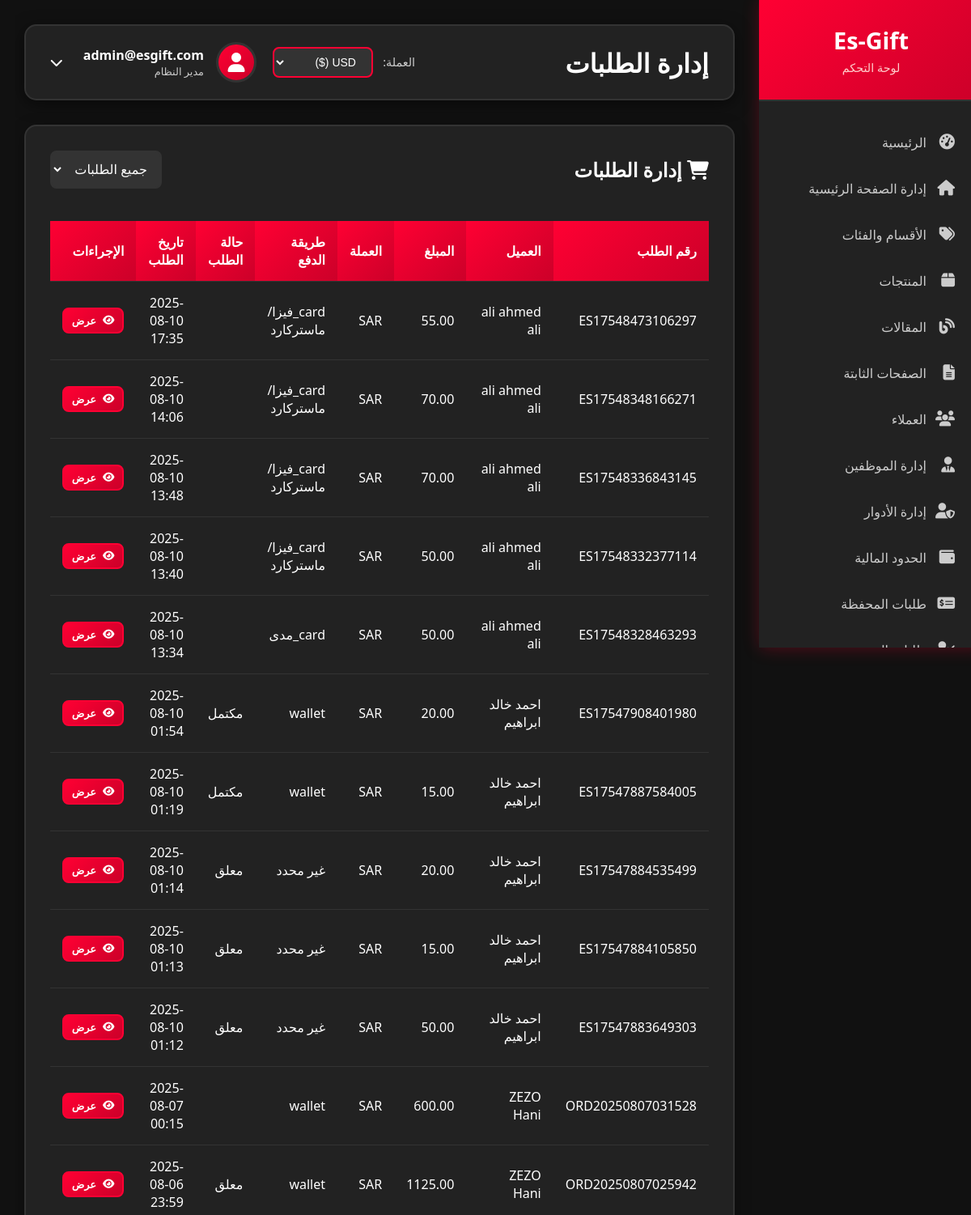
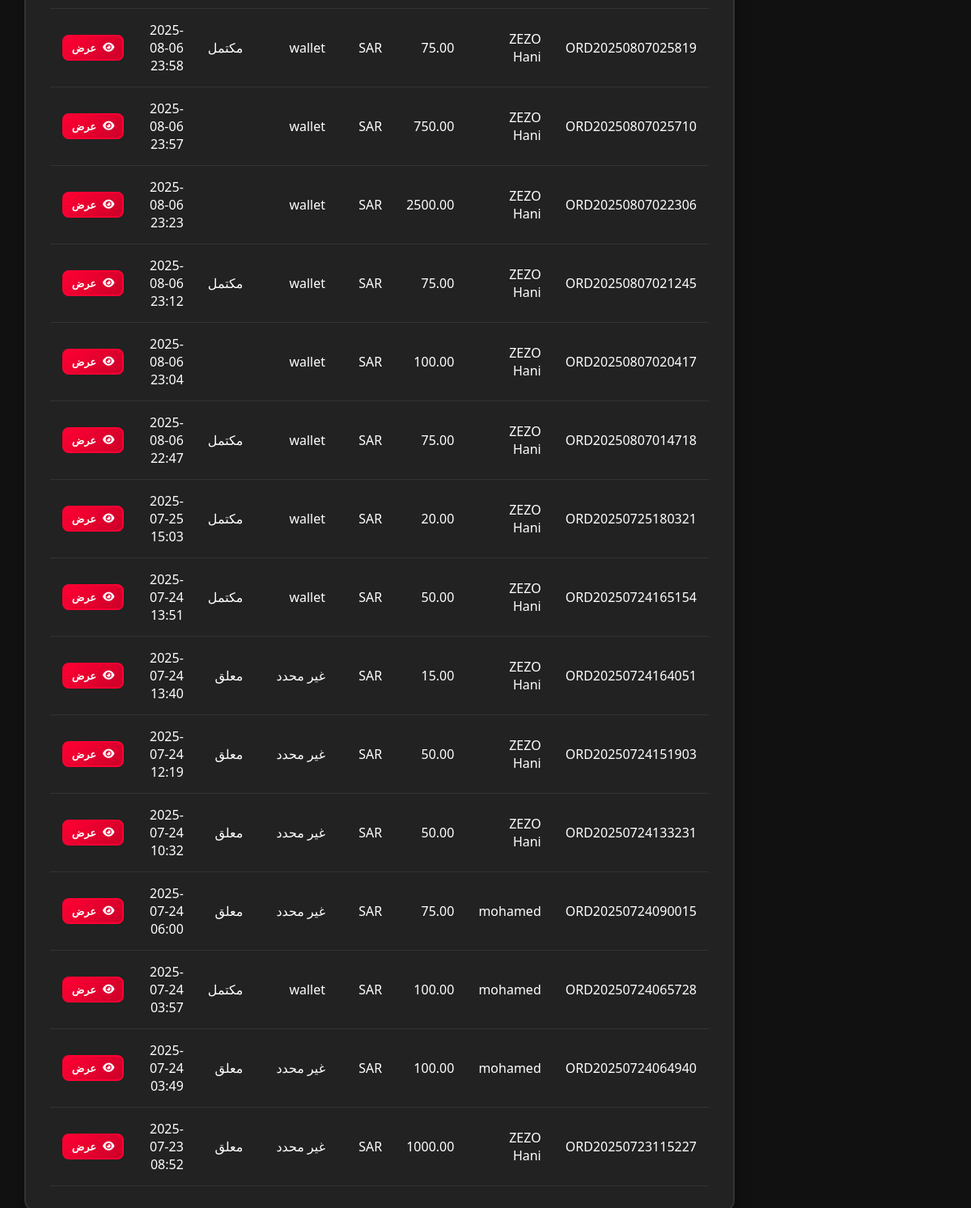
Page /admin/orders (signed in) on the committed database (2 pictures, top to bottom).
### models.py (models this page shows, shortened)
class User(UserMixin, db.Model):
    id = db.Column(db.Integer, primary_key=True)
    username = db.Column(db.String(80), unique=True, nullable=True)  # اسم المستخدم
    email = db.Column(db.String(120), unique=True, nullable=False)
    password_hash = db.Column(db.String(120), nullable=False)
    full_name = db.Column(db.String(100))
    phone = db.Column(db.String(20))
    birth_date = db.Column(db.Date)
    nationality = db.Column(db.String(50))
    customer_type = db.Column(db.String(20), default='regular')  # regular, kyc, reseller
    kyc_status = db.Column(db.String(20), default='none')  # none, pending, approved, rejected
    google_id = db.Column(db.String(100), unique=True, nullable=True)  # Google ID
    profile_picture = db.Column(db.String(300))  # صورة البروفايل من Google
    is_verified = db.Column(db.Boolean, default=False)  # تم التحقق من الإيميل
    email_verification_token = db.Column(db.String(100), nullable=True)  # رمز التحقق من الإيميل
    email_verification_sent_at = db.Column(db.DateTime, nullable=True)  # وقت إرسال رمز التحقق
    document_type = db.Column(db.String(50))  # national_id, passport, driver_license
    id_front_image = db.Column(db.String(200))
    id_back_image = db.Column(db.String(200))
    selfie_image = db.Column(db.String(200))
    passport_image = db.Column(db.String(200))
    driver_license_image = db.Column(db.String(200))
    face_photo_front = db.Column(db.String(200))
    face_photo_right = db.Column(db.String(200))
    face_photo_left = db.Column(db.String(200))
    is_admin = db.Column(db.Boolean, default=False)
    last_login = db.Column(db.DateTime)
    created_at = db.Column(db.DateTime, default=datetime.utcnow)
    preferred_currency = db.Column(db.String(3), default='USD')  # العملة المفضلة للمحفظة
    orders = db.relationship('Order', backref='user', lazy=True)

class Order(db.Model):
    id = db.Column(db.Integer, primary_key=True)
    user_id = db.Column(db.Integer, db.ForeignKey('user.id'), nullable=False)
    order_number = db.Column(db.String(50), unique=True, nullable=False)
    total_amount = db.Column(db.Numeric(10, 2), nullable=False)
    currency = db.Column(db.String(3), default='SAR')
    payment_method = db.Column(db.String(50))
    payment_status = db.Column(db.String(20), default='pending')
    order_status = db.Column(db.String(20), default='pending')
    created_at = db.Column(db.DateTime, default=datetime.utcnow)
    excel_file_path = db.Column(db.String(500))  # مسار ملف Excel المحفوظ
    items = db.relationship('OrderItem', backref='order', lazy=True)
    codes = db.relationship('ProductCode', backref='order', lazy=True)

### admin_routes.py (the view)
@admin.route('/orders')
@login_required
@requires_page_access('admin.orders')
def orders():
    if not current_user.is_admin:
        employee = Employee.query.filter_by(user_id=current_user.id).first()
        if not employee:
            return redirect(url_for('main.index'))
    orders = Order.query.order_by(Order.created_at.desc()).all()
    return render_template('admin/orders.html', orders=orders)

### employee_utils.py (called while the page is built, shortened)
def requires_page_access(page_route):
    def decorator(f):
        @wraps(f)
        def decorated_function(*args, **kwargs):
            if not current_user.is_authenticated:
                return redirect(url_for('auth.login'))
            if current_user.is_admin:
                return f(*args, **kwargs)
        return decorated_function
    return decorator

### templates/admin/orders.html (shortened to what this page needs)
{% extends "admin/base.html" %}
{% block page_title %}إدارة الطلبات{% endblock %}
{% block content %}
<div class="content-card">
    <div style="display: flex; justify-content: space-between; align-items: center; margin-bottom: 20px;">
        <h2>
            <i class="fas fa-shopping-cart"></i>
            إدارة الطلبات
        </h2>
        <div>
            <select class="form-control" style="width: auto; display: inline-block;" onchange="filterOrders(this.value)">
                <option value="">جميع الطلبات</option>
            </select>
        </div>
    </div>
    <div class="table-container">
        <table class="data-table" id="ordersTable">
            <thead>
                <tr>
                    <th>رقم الطلب</th>
                    <th>العميل</th>
                    <th>المبلغ</th>
                    <th>العملة</th>
                    <th>طريقة الدفع</th>
                    <th>حالة الطلب</th>
                    <th>تاريخ الطلب</th>
                    <th>الإجراءات</th>
                </tr>
            </thead>
            <tbody>
                {% for order in orders %}
                <tr data-status="{{ order.order_status }}">
                    <td>{{ order.order_number }}</td>
                    <td>{{ order.user.full_name or order.user.email }}</td>
                    <td>{{ order.total_amount }}</td>
                    <td>{{ order.currency }}</td>
                    <td>{{ order.payment_method or 'غير محدد' }}</td>
                    <td>
                        <span class="status-badge status-{{ order.order_status }}">
                            {% if order.order_status == 'pending' %}
                                معلق
                            {% elif order.order_status == 'completed' %}
                                مكتمل
                            {% elif order.order_status == 'cancelled' %}
                                ملغي
                            {% endif %}
                        </span>
                    </td>
                    <td>{{ order.created_at.strftime('%Y-%m-%d %H:%M') }}</td>
                    <td>
                        <a href="{{ url_for('admin.order_detail', order_id=order.id) }}" class="btn btn-primary btn-sm">
                            <i class="fas fa-eye"></i>
                            عرض
                        </a>
                    </td>
                </tr>
                {% endfor %}
            </tbody>
        </table>
    </div>
</div>
{% endblock %}

### templates/admin/base.html (shortened to what this page needs)
<!DOCTYPE html>
<html lang="ar" dir="rtl">
<head>
    <link rel="stylesheet" href="https://cdnjs.cloudflare.com/ajax/libs/font-awesome/6.5.0/css/all.min.css">
</head>
<body>
    <div class="admin-container">
        <div class="sidebar" id="sidebar">
            <div class="sidebar-header">
                <h2>Es-Gift</h2>
                <p>لوحة التحكم</p>
            </div>
            <nav class="sidebar-nav">
                <div class="nav-item">
                    <a href="{{ url_for('admin.dashboard') }}" class="nav-link">
                        <i class="fas fa-tachometer-alt"></i>
                        الرئيسية
                    </a>
                </div>
                <div class="nav-item">
                    <a href="{{ url_for('admin.homepage_management') }}" class="nav-link">
                        <i class="fas fa-home"></i>
                        إدارة الصفحة الرئيسية
                    </a>
                </div>
                <div class="nav-item">
                    <a href="{{ url_for('admin.categories') }}" class="nav-link">
                        <i class="fas fa-tags"></i>
                        الأقسام والفئات
                    </a>
                </div>
                <div class="nav-item">
                    <a href="{{ url_for('admin.products') }}" class="nav-link">
                        <i class="fas fa-box"></i>
                        المنتجات
                    </a>
                </div>
                <div class="nav-item">
                    <a href="{{ url_for('admin.articles') }}" class="nav-link">
                        <i class="fas fa-blog"></i>
                        المقالات
                    </a>
                </div>
                <div class="nav-item">
                    <a href="{{ url_for('static_pages.static_pages') }}" class="nav-link">
                        <i class="fas fa-file-alt"></i>
                        الصفحات الثابتة
                    </a>
                </div>
                <div class="nav-item">
                    <a href="{{ url_for('admin.users') }}" class="nav-link">
                        <i class="fas fa-users"></i>
                        العملاء
                    </a>
                </div>
                <div class="nav-item">
                    <a href="{{ url_for('admin.employees') }}" class="nav-link">
                        <i class="fas fa-user-tie"></i>
                        إدارة الموظفين
                    </a>
                </div>
                <div class="nav-item">
                    <a href="{{ url_for('admin.roles_management') }}" class="nav-link">
                        <i class="fas fa-user-shield"></i>
                        إدارة الأدوار
                    </a>
                </div>
                <div class="nav-item">
                    <a href="{{ url_for('financial.user_limits_management') }}" class="nav-link">
                        <i class="fas fa-wallet"></i>
                        الحدود المالية
                    </a>
                </div>
                <div class="nav-item">
                    <a href="{{ url_for('admin_wallet.deposit_requests') }}" class="nav-link">
                        <i class="fas fa-money-check-alt"></i>
                        طلبات المحفظة
                    </a>
                </div>
                <div class="nav-item">
                    <a href="{{ url_for('admin.kyc_requests') }}" class="nav-link">
                        <i class="fas fa-user-check"></i>
                        طلبات التحقق
                    </a>
                </div>
            </nav>
        </div>
        <div class="main-content">
            <div class="top-bar">
                <h1 class="page-title">{% block page_title %}لوحة التحكم{% endblock %}</h1>
                <div style="display: flex; align-items: center; gap: 20px;">
                    <div class="currency-selector">
                        <label for="admin-currency" style="color: #ccc; margin-left: 8px; font-size: 0.9em;">العملة:</label>
                        <select id="admin-currency" onchange="changeCurrency(this.value)" style="
                            background-color: #333;
                            color: #fff;
                            border: 2px solid #ff0033;
                            border-radius: 8px;
                            padding: 8px 15px;
                            font-size: 14px;
                            cursor: pointer;
                            outline: none;
                            transition: all 0.3s ease;
                        ">
                            <option value="USD">USD ($)</option>
                        </select>
                    </div>
                    <div class="user-info" onclick="toggleUserMenu()" style="cursor: pointer; position: relative;">
                        <div class="user-avatar">
                            <i class="fas fa-user"></i>
                        </div>
                        <div>
                            <div style="font-weight: bold;">{{ current_user.email }}</div>
                            <div style="font-size: 0.8em; color: #ccc;">مدير النظام</div>
                        </div>
                        <i class="fas fa-chevron-down" style="margin-right: 10px; transition: transform 0.3s ease;" id="user-menu-arrow"></i>
                    </div>
                </div>
            </div>
            {% block content %}{% endblock %}
        </div>
    </div>
</body>
</html>

### templates/admin/base.html (style rules this page uses)
* { margin: 0; padding: 0; box-sizing: border-box; }
body { font-family: 'Segoe UI', Tahoma, Geneva, Verdana, sans-serif; background-color: #111; min-height: 100vh; color: #fff; }
.admin-container { display: flex; min-height: 100vh; }
.sidebar { width: 280px; background-color: #222; border-right: 3px solid #ff0033; box-shadow: 2px 0 20px rgba(255, 0, 51, 0.3); position: fixed; height: 100vh; overflow-y: auto; transition: transform 0.3s ease; }
.sidebar-header { padding: 30px 20px; text-align: center; border-bottom: 2px solid #333; background: linear-gradient(135deg, #ff0033, #cc0029); }
.sidebar-header h2 { color: #fff; font-size: 1.8em; margin-bottom: 5px; }
.sidebar-header p { color: #ffcccc; font-size: 0.9em; }
.sidebar-nav { padding: 20px 0; }
.nav-item { margin-bottom: 5px; }
.nav-link { display: flex; align-items: center; padding: 15px 25px; color: #ccc; text-decoration: none; transition: all 0.3s ease; border-left: 4px solid transparent; border-radius: 8px; margin: 5px 10px; }
.nav-link i { margin-left: 15px; font-size: 1.2em; width: 20px; }
.main-content { flex: 1; margin-right: 280px; padding: 30px; }
.top-bar { background-color: #222; border: 2px solid #333; padding: 20px 30px; border-radius: 15px; margin-bottom: 30px; box-shadow: 0 5px 20px rgba(0, 0, 0, 0.5); display: flex; justify-content: space-between; align-items: center; }
.page-title { font-size: 2em; color: #fff; margin: 0; }
.user-info { display: flex; align-items: center; gap: 15px; }
.user-avatar { width: 50px; height: 50px; border-radius: 50%; background: linear-gradient(135deg, #ff0033, #cc0029); display: flex; align-items: center; justify-content: center; color: white; font-size: 1.5em; border: 3px solid #333; }
.user-info div { color: #fff; }
.user-info div:last-child { color: #ccc; }
.content-card { background-color: #222; border: 2px solid #333; border-radius: 15px; padding: 30px; margin-bottom: 30px; box-shadow: 0 5px 20px rgba(0, 0, 0, 0.3); }
.table-container { overflow-x: auto; }
.data-table { width: 100%; border-collapse: collapse; margin-top: 20px; }
.data-table th, .data-table td { padding: 15px; text-align: right; border-bottom: 1px solid #333; color: #fff; }
.data-table th { background: linear-gradient(135deg, #ff0033, #cc0029); color: white; font-weight: bold; }
.btn { padding: 10px 20px; border: none; border-radius: 8px; cursor: pointer; text-decoration: none; display: inline-flex; align-items: center; gap: 8px; font-weight: bold; transition: all 0.3s ease; }
.btn-primary { background: linear-gradient(135deg, #ff0033, #cc0029); color: white; border: 2px solid #ff0033; }
.btn-sm { padding: 5px 10px; font-size: 0.8em; }
.form-control { width: 100%; padding: 12px; border: 2px solid #333; border-radius: 8px; font-size: 16px; transition: border-color 0.3s ease; background-color: #333; color: #fff; }

### rows in the picture
User: email "admin@esgift.com"
Order: order_number "ES17548473106297", user "ali ahmed ali", total_amount "55.00", currency "SAR", payment_method "card_فيزا/ماستركارد", created_at "2025-08-10 17:35"
Order: order_number "ES17548348166271", user "ali ahmed ali", total_amount "70.00", currency "SAR", payment_method "card_فيزا/ماستركارد", created_at "2025-08-10 14:06"
Order: order_number "ES17548336843145", user "ali ahmed ali", total_amount "70.00", currency "SAR", payment_method "card_فيزا/ماستركارد", created_at "2025-08-10 13:48"
Order: order_number "ES17548332377114", user "ali ahmed ali", total_amount "50.00", currency "SAR", payment_method "card_فيزا/ماستركارد", created_at "2025-08-10 13:40"
Order: order_number "ES17548328463293", user "ali ahmed ali", total_amount "50.00", currency "SAR", payment_method "card_مدى", created_at "2025-08-10 13:34"
Order: order_number "ES17547908401980", user "احمد خالد ابراهيم", total_amount "20.00", currency "SAR", payment_method "wallet", order_status "مكتمل", created_at "2025-08-10 01:54"
Order: order_number "ES17547887584005", user "احمد خالد ابراهيم", total_amount "15.00", currency "SAR", payment_method "wallet", order_status "مكتمل", created_at "2025-08-10 01:19"
Order: order_number "ES17547884535499", user "احمد خالد ابراهيم", total_amount "20.00", currency "SAR", payment_method "غير محدد", order_status "معلق", created_at "2025-08-10 01:14"
Order: order_number "ES17547884105850", user "احمد خالد ابراهيم", total_amount "15.00", currency "SAR", payment_method "غير محدد", order_status "معلق", created_at "2025-08-10 01:13"
Order: order_number "ES17547883649303", user "احمد خالد ابراهيم", total_amount "50.00", currency "SAR", payment_method "غير محدد", order_status "معلق", created_at "2025-08-10 01:12"
Order: order_number "ORD20250807031528", user "ZEZO Hani", total_amount "600.00", currency "SAR", payment_method "wallet", created_at "2025-08-07 00:15"
Order: order_number "ORD20250807025942", user "ZEZO Hani", total_amount "1125.00", currency "SAR", payment_method "wallet", order_status "معلق", created_at "2025-08-06 23:59"
Order: order_number "ORD20250807025819", user "ZEZO Hani", total_amount "75.00", currency "SAR", payment_method "wallet", order_status "مكتمل", created_at "2025-08-06 23:58"
Order: order_number "ORD20250807025710", user "ZEZO Hani", total_amount "750.00", currency "SAR", payment_method "wallet", created_at "2025-08-06 23:57"
Order: order_number "ORD20250807022306", user "ZEZO Hani", total_amount "2500.00", currency "SAR", payment_method "wallet", created_at "2025-08-06 23:23"
Order: order_number "ORD20250807021245", user "ZEZO Hani", total_amount "75.00", currency "SAR", payment_method "wallet", order_status "مكتمل", created_at "2025-08-06 23:12"
Order: order_number "ORD20250807020417", user "ZEZO Hani", total_amount "100.00", currency "SAR", payment_method "wallet", created_at "2025-08-06 23:04"
Order: order_number "ORD20250807014718", user "ZEZO Hani", total_amount "75.00", currency "SAR", payment_method "wallet", order_status "مكتمل", created_at "2025-08-06 22:47"
Order: order_number "ORD20250725180321", user "ZEZO Hani", total_amount "20.00", currency "SAR", payment_method "wallet", order_status "مكتمل", created_at "2025-07-25 15:03"
Order: order_number "ORD20250724165154", user "ZEZO Hani", total_amount "50.00", currency "SAR", payment_method "wallet", order_status "مكتمل", created_at "2025-07-24 13:51"
Order: order_number "ORD20250724164051", user "ZEZO Hani", total_amount "15.00", currency "SAR", payment_method "غير محدد", order_status "معلق", created_at "2025-07-24 13:40"
Order: order_number "ORD20250724151903", user "ZEZO Hani", total_amount "50.00", currency "SAR", payment_method "غير محدد", order_status "معلق", created_at "2025-07-24 12:19"
Order: order_number "ORD20250724133231", user "ZEZO Hani", total_amount "50.00", currency "SAR", payment_method "غير محدد", order_status "معلق", created_at "2025-07-24 10:32"
Order: order_number "ORD20250724090015", user "mohamed", total_amount "75.00", currency "SAR", payment_method "غير محدد", order_status "معلق", created_at "2025-07-24 06:00"
Order: order_number "ORD20250724065728", user "mohamed", total_amount "100.00", currency "SAR", payment_method "wallet", order_status "مكتمل", created_at "2025-07-24 03:57"
Order: order_number "ORD20250724064940", user "mohamed", total_amount "100.00", currency "SAR", payment_method "غير محدد", order_status "معلق", created_at "2025-07-24 03:49"
Order: order_number "ORD20250723115227", user "ZEZO Hani", total_amount "1000.00", currency "SAR", payment_method "غير محدد", order_status "معلق", created_at "2025-07-23 08:52"
